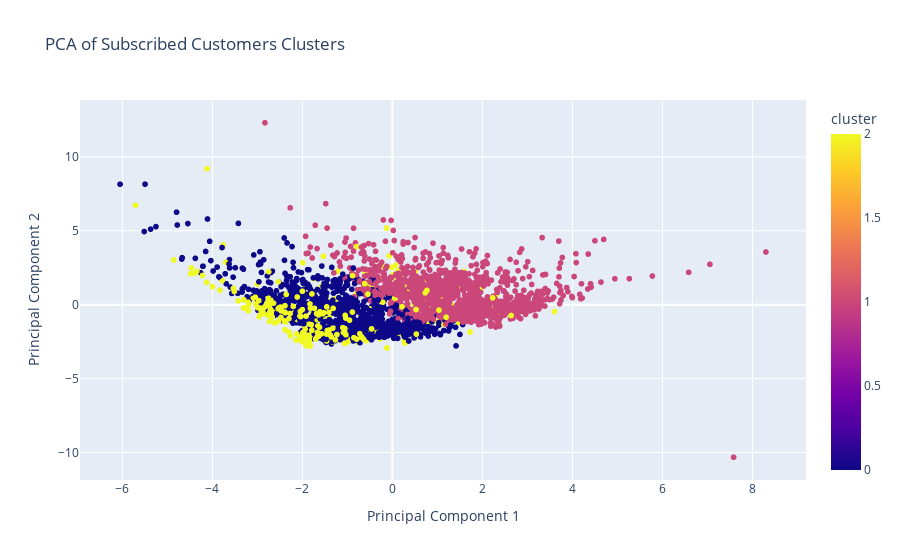
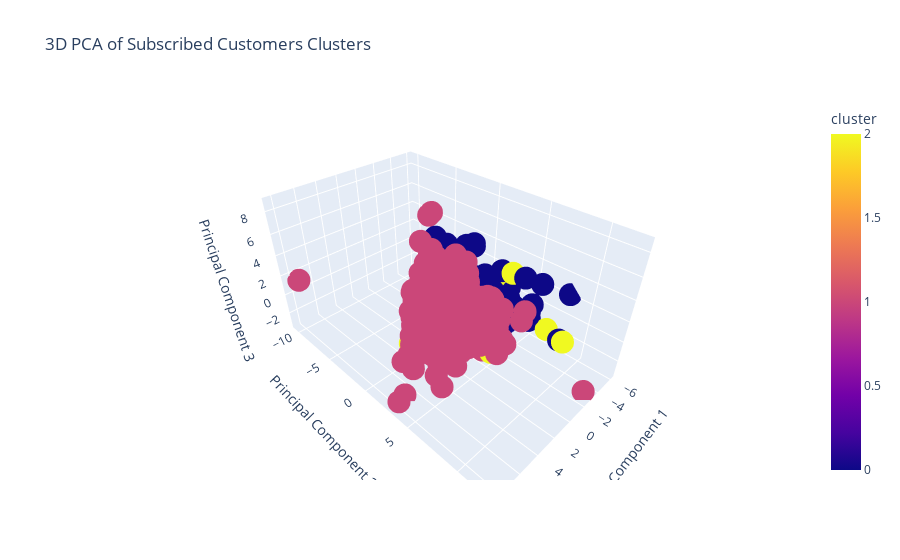

Notebook code for these charts, in order:
### Code cell
## PCA for visualization

pca = PCA(n_components=2, random_state=42)
principal_components = pca.fit_transform(subscribed_customers_features_processed.drop('cluster', axis=1))
pca_df = pd.DataFrame(data=principal_components, columns=['PC1', 'PC2'])
pca_df['cluster'] = subscribed_customers_features_processed['cluster'].values
# plot PCA clusters
fig = px.scatter(pca_df, x='PC1', y='PC2', color='cluster',
                 title='PCA of Subscribed Customers Clusters',
                 labels={'PC1':'Principal Component 1', 'PC2':'Principal Component 2'}) 
fig.show()
fig.write_image('../../reports/figures/pca_clusters_kmeans.png')

## 3-D PCA plot
pca_3d = PCA(n_components=3, random_state=42)
principal_components_3d = pca_3d.fit_transform(subscribed_customers_features_processed.drop('cluster', axis=1))
pca_3d_df = pd.DataFrame(data=principal_components_3d, columns=['PC1', 'PC2', 'PC3'])
pca_3d_df['cluster'] = subscribed_customers_features_processed['cluster'].values
# plot 3D PCA clusters
fig = px.scatter_3d(pca_3d_df, x='PC1', y='PC2', z='PC3', color='cluster',
                    title='3D PCA of Subscribed Customers Clusters',
                    labels={'PC1':'Principal Component 1', 'PC2':'Principal Component 2', 'PC3':'Principal Component 3'})

fig.show()

fig.write_image('../../reports/figures/pca_3d_clusters_kmeans.png')

### Figure 1 — Plotly figure (JSON) as saved in the notebook; plotly's stock layout.template omitted (floating-point values rounded to 4 significant figures; data arrays with more than 128 entries replaced by an {"elided": "..."} marker saying what was removed)
{"data": [{"hovertemplate": "Principal Component 1=%{x}<br>Principal Component 2=%{y}<br>cluster=%{marker.color}<extra></extra>", "legendgroup": "", "marker": {"color": {"elided": "2896 int values"}, "coloraxis": "coloraxis", "symbol": "circle"}, "mode": "markers", "name": "", "showlegend": false, "type": "scattergl", "x": {"elided": "2896 float values"}, "xaxis": "x", "y": {"elided": "2896 float values"}, "yaxis": "y"}], "layout": {"coloraxis": {"colorbar": {"title": {"text": "cluster"}}, "colorscale": [[0, "#0d0887"], [0.1111, "#46039f"], [0.2222, "#7201a8"], [0.3333, "#9c179e"], [0.4444, "#bd3786"], [0.5556, "#d8576b"], [0.6667, "#ed7953"], [0.7778, "#fb9f3a"], [0.8889, "#fdca26"], [1, "#f0f921"]]}, "legend": {"tracegroupgap": 0}, "title": {"text": "PCA of Subscribed Customers Clusters"}, "xaxis": {"anchor": "y", "domain": [0, 1], "title": {"text": "Principal Component 1"}}, "yaxis": {"anchor": "x", "domain": [0, 1], "title": {"text": "Principal Component 2"}}}}

### Figure 2 — Plotly figure (JSON) as saved in the notebook; plotly's stock layout.template omitted (floating-point values rounded to 4 significant figures; data arrays with more than 128 entries replaced by an {"elided": "..."} marker saying what was removed)
{"data": [{"hovertemplate": "Principal Component 1=%{x}<br>Principal Component 2=%{y}<br>Principal Component 3=%{z}<br>cluster=%{marker.color}<extra></extra>", "legendgroup": "", "marker": {"color": {"elided": "2896 int values"}, "coloraxis": "coloraxis", "symbol": "circle"}, "mode": "markers", "name": "", "scene": "scene", "showlegend": false, "type": "scatter3d", "x": {"elided": "2896 float values"}, "y": {"elided": "2896 float values"}, "z": {"elided": "2896 float values"}}], "layout": {"coloraxis": {"colorbar": {"title": {"text": "cluster"}}, "colorscale": [[0, "#0d0887"], [0.1111, "#46039f"], [0.2222, "#7201a8"], [0.3333, "#9c179e"], [0.4444, "#bd3786"], [0.5556, "#d8576b"], [0.6667, "#ed7953"], [0.7778, "#fb9f3a"], [0.8889, "#fdca26"], [1, "#f0f921"]]}, "legend": {"tracegroupgap": 0}, "scene": {"domain": {"x": [0, 1], "y": [0, 1]}, "xaxis": {"title": {"text": "Principal Component 1"}}, "yaxis": {"title": {"text": "Principal Component 2"}}, "zaxis": {"title": {"text": "Principal Component 3"}}}, "title": {"text": "3D PCA of Subscribed Customers Clusters"}}}
